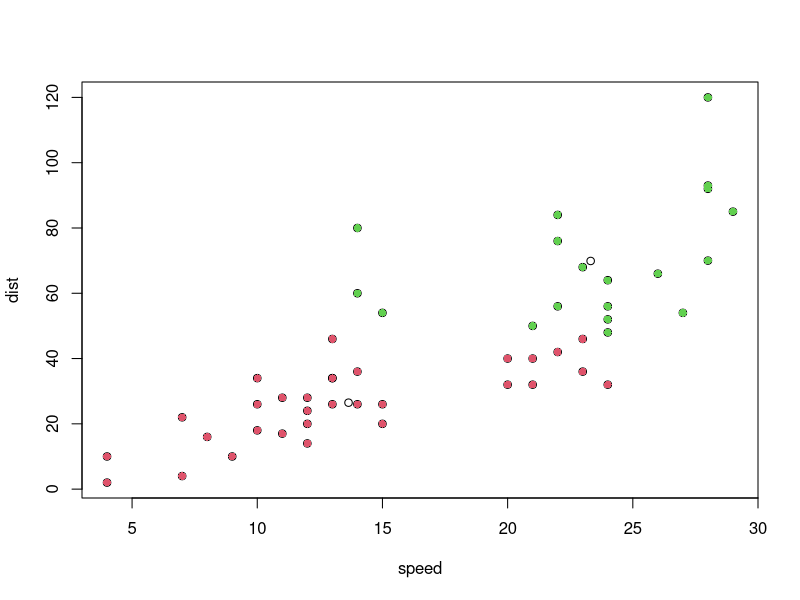

Source code (R):
rm(list = ls())

car = cars

car$speed[car$speed > 15] = car$speed[car$speed > 15] + 4

plot(car)

# x[x > 15] = x[x > 15] + 4
# y[y > 60] = y[y > 60] + 20

# plot(x,y,main = "Title", xlab = "speed", ylab = "distance")
# abline(lm(y~x))

# Initial x, y values
x = car$speed
y = car$dist
x1value = quantile(x,.25)
x2value = quantile(x,.75)
yvalue = mean(y)

#Define two centers
center1 = c(x1value, yvalue)
center2 = c(x2value, yvalue)

distance = function(p1, p2){
  xdist = p1[1]-p2[1]
  ydist = p1[2]-p2[2]
  dist = sqrt(xdist^2 + ydist^2)
  return(dist)
}
for (k in 1:100){
  
  xcenter1 = vector()
  xcenter2 = vector()
  ycenter1 = vector()
  ycenter2 = vector()
  
  flaglist = vector()
  for (i in 1:dim(car)[1]){
    x1 = car[i,1]
    y1 = car[i,2]
    xcenter1 = center1[1]
    ycenter1 = center1[2]
    xcenter2 = center2[1]
    ycenter2 = center2[2]
    
    dist1 = distance(p1 = c(x1,y1), p2 = c(xcenter1,ycenter1))
    dist2 = distance(p1 = c(x1,y1), p2 = c(xcenter2,ycenter2))
    
    if(dist1 > dist2){
      flag = TRUE
    }else{
      flag = FALSE
    }
    
    flaglist = c(flaglist, flag)
    
  }
  
  cluster1 = car[flaglist, ]
  cluster2 = car[!flaglist,]
  
  xcenter1 = mean(cluster1[,1])
  ycenter1 = mean(cluster1[,2])
  xcenter2 = mean(cluster2[,1])
  ycenter2 = mean(cluster2[,2])
  center1 = c(xcenter1, ycenter1)
  center2 = c(xcenter2, ycenter2)
  
}
#mark color
for (it in 1:dim(cluster1)[1]){
  points(cluster1[it,1], cluster1[it,2], col = 2, pch = 16)
}
for (it in 1:dim(cluster2)[1]){
  points(cluster2[it,1], cluster2[it,2], col = 3, pch = 16)
}
points(xcenter1,ycenter1, col = 1)
points(xcenter2, ycenter2, col = 1)

